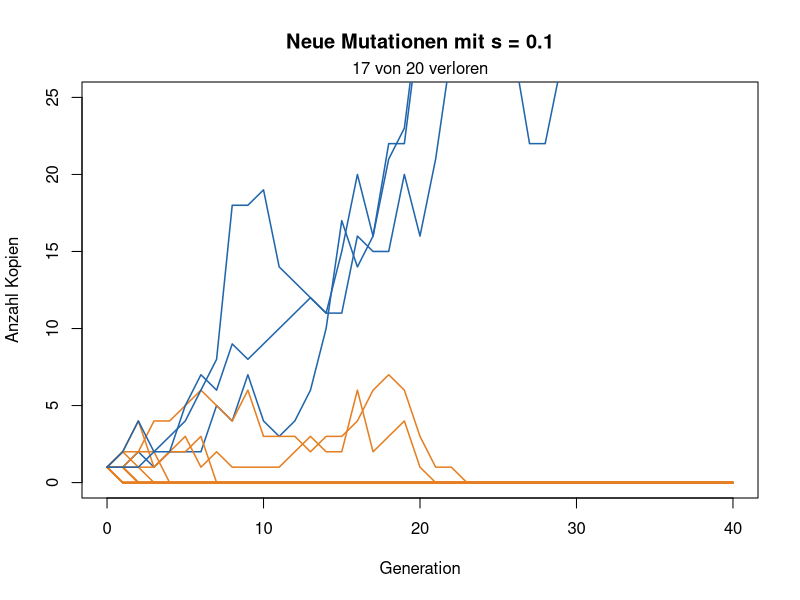
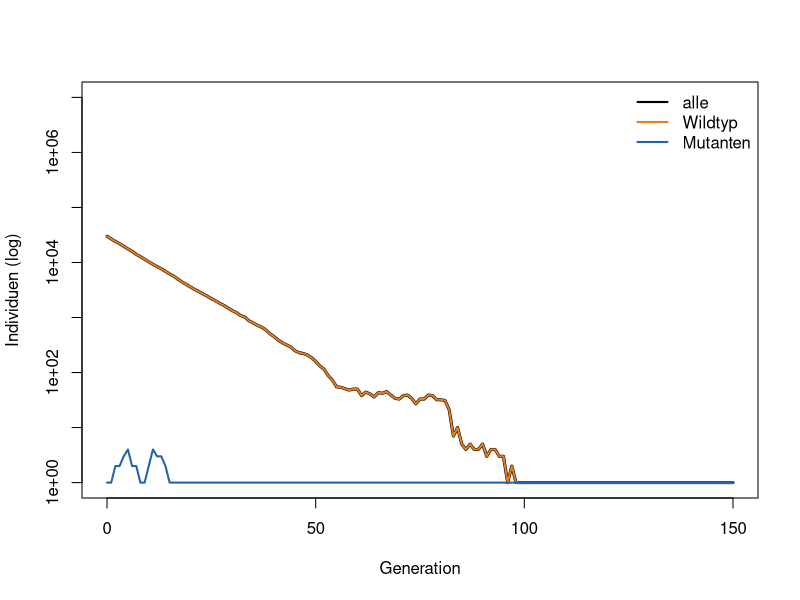
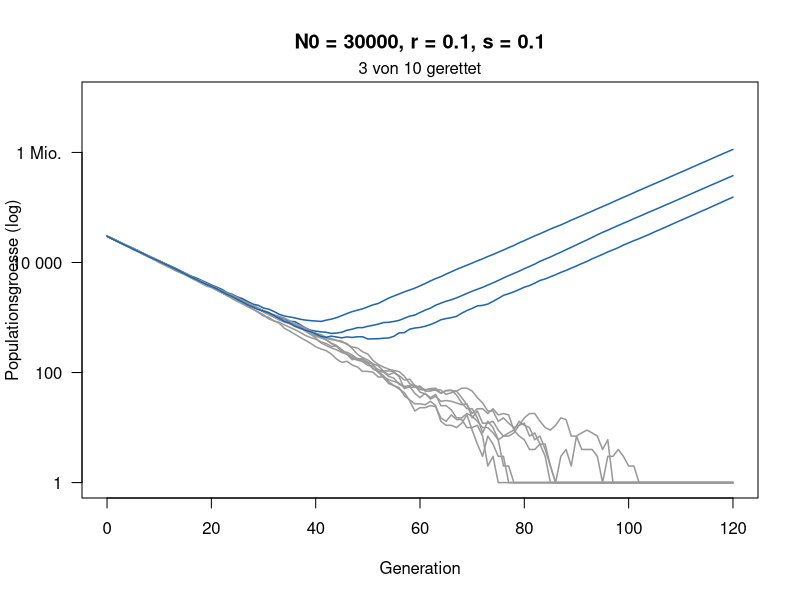
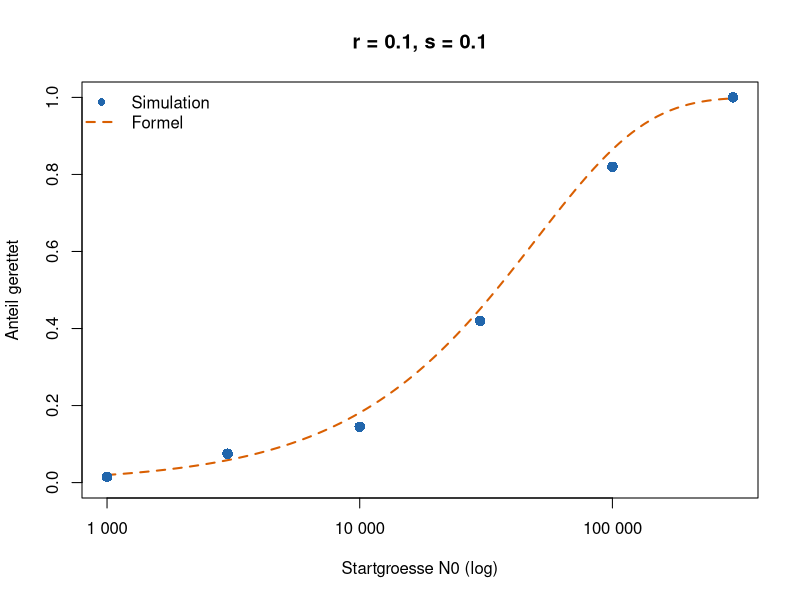
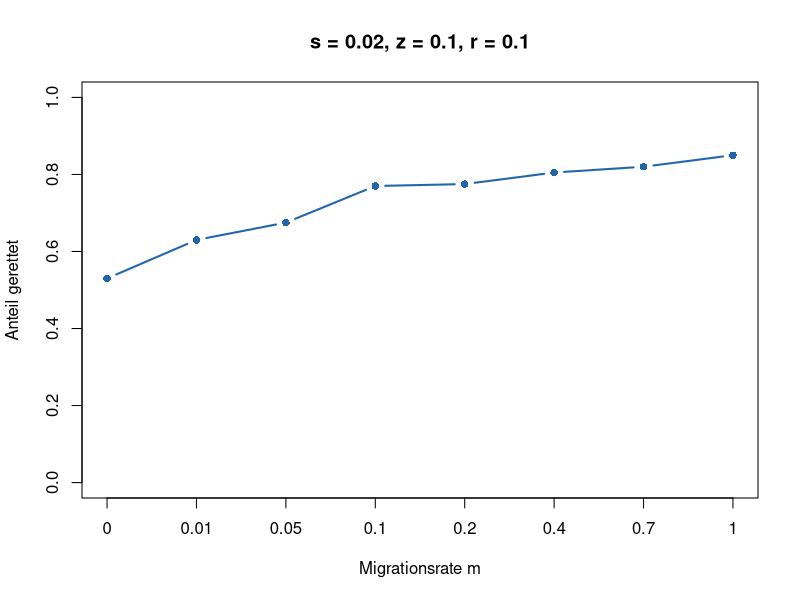
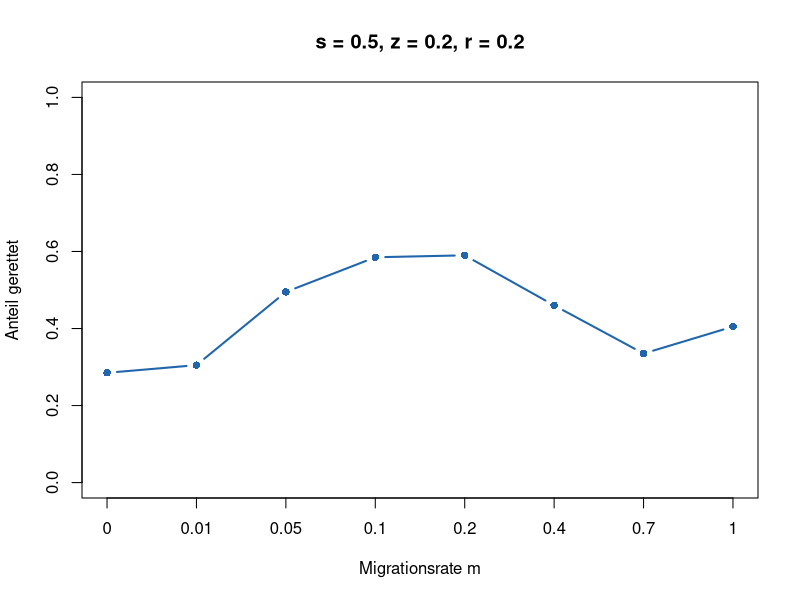

Recreate these plots in R, in order.
## ---- chunk 1
#| code-fold: true
#| code-summary: "Hilfsfunktionen (nicht verändern)"
# Eine Mutation über die Zeit: jede Kopie hat im Mittel 1 + s Nachkommen
linie <- function(s, generationen = 40) {
  n <- numeric(generationen + 1)
  n[1] <- 1
  for (t in seq_len(generationen)) n[t + 1] <- rpois(1, n[t] * (1 + s))
  n
}

zeige_linien <- function(s, anzahl = 20) {
  plot(NA, xlim = c(0, 40), ylim = c(0, 25), xlab = "Generation",
       ylab = "Anzahl Kopien", main = paste("Neue Mutationen mit s =", s))
  verloren <- 0
  for (i in seq_len(anzahl)) {
    n <- linie(s)
    weg <- n[41] == 0
    verloren <- verloren + weg
    lines(0:40, n, col = if (weg) "#e67e22" else "#2166ac", lwd = 1.5)
  }
  mtext(paste(verloren, "von", anzahl, "verloren"), side = 3, line = 0.2)
}

# 1 = etabliert (100 Kopien erreicht), 0 = verloren
schicksal <- function(s, grenze = 100) {
  n <- 1
  while (n > 0 && n < grenze) n <- rpois(1, n * (1 + s))
  as.numeric(n >= grenze)
}

schaetze_etablierung <- function(s, wiederholungen = 2000) {
  mean(replicate(wiederholungen, schicksal(s)))
}

# Eine schrumpfende Population: Wildtyp (1 - r), Mutanten (1 + s)
rettung_lauf <- function(N0, r, s, U = 1e-5, generationen = 120) {
  wt <- N0; mut <- 0
  N <- numeric(generationen + 1); N[1] <- N0
  for (t in seq_len(generationen)) {
    neu <- rbinom(1, wt, U)
    wt <- rpois(1, wt * (1 - r))
    mut <- min(rpois(1, mut * (1 + s)) + neu, 1e7)
    N[t + 1] <- wt + mut
  }
  N
}

zeige_rettung <- function(N0, r, s, anzahl = 10) {
  plot(NA, xlim = c(0, 120), ylim = c(1, 1e7), log = "y", xlab = "Generation",
       ylab = "Populationsgroesse (log)", yaxt = "n",
       main = paste0("N0 = ", N0, ", r = ", r, ", s = ", s))
  axis(2, at = 10^c(0, 2, 4, 6), labels = c("1", "100", "10 000", "1 Mio."), las = 1)
  gerettet <- 0
  for (i in seq_len(anzahl)) {
    N <- rettung_lauf(N0, r, s)
    ok <- N[121] > 0
    gerettet <- gerettet + ok
    lines(0:120, pmax(N, 1), col = if (ok) "#2166ac" else "grey60", lwd = 1.5)
  }
  mtext(paste(gerettet, "von", anzahl, "gerettet"), side = 3, line = 0.2)
}

# 1 = gerettet (1000 Mutanten), 0 = ausgestorben
rettung <- function(N0, r, s, U = 1e-5, grenze = 1000) {
  wt <- N0; mut <- 0
  repeat {
    neu <- rbinom(1, wt, U)
    wt <- rpois(1, wt * (1 - r))
    mut <- rpois(1, mut * (1 + s)) + neu
    if (mut >= grenze) return(1)
    if (wt + mut == 0) return(0)
  }
}

schaetze_rettung <- function(N0, r, s, wiederholungen = 300) {
  mean(replicate(wiederholungen, rettung(N0, r, s)))
}

# Näherung (Orr & Unckless 2014)
formel <- function(N0, r, s, U = 1e-5) round(1 - exp(-2 * N0 * U * s / r), 2)
# Simulation (Punkte) und Formel (Linie) für viele Startgrössen
vergleiche_rettung <- function(r, s, N0_werte = c(1e3, 3e3, 1e4, 3e4, 1e5, 3e5),
                               wiederholungen = 200, U = 1e-5) {
  sim <- sapply(N0_werte, function(N0) schaetze_rettung(N0, r, s, wiederholungen))
  N0_fein <- 10^seq(log10(min(N0_werte)), log10(max(N0_werte)), length.out = 100)
  plot(N0_fein, 1 - exp(-2 * N0_fein * U * s / r), type = "l", lwd = 2, lty = 2,
       col = "#d95f02", log = "x", ylim = c(0, 1), xlab = "Startgroesse N0 (log)",
       ylab = "Anteil gerettet", main = paste0("r = ", r, ", s = ", s), xaxt = "n")
  axis(1, at = c(1e3, 1e4, 1e5), labels = c("1 000", "10 000", "100 000"))
  points(N0_werte, sim, pch = 16, cex = 1.4, col = "#2166ac")
  legend("topleft", c("Simulation", "Formel"), col = c("#2166ac", "#d95f02"),
         pch = c(16, NA), lty = c(NA, 2), lwd = 2, bty = "n")
  invisible(data.frame(N0 = N0_werte, simulation = sim))
}
## ---- chunk 2
#| fig-height: 4.4
#| fig-width: 7.5
zeige_linien(s = 0.1)   # hier s ändern
## ---- chunk 3
schaetze_etablierung(s = 0.1)   # hier s ändern
2 * 0.1                         # Faustregel
2 * 0.1 / (1 + 0.1)             # Verzweigungsprozess, Spielzeugmodell
## ---- chunk 4
#| fig-height: 4.4
#| fig-width: 7.5
N0 <- 30000   # Startgrösse
r  <- 0.1     # Rückgang des Wildtyps pro Generation
s  <- 0.1     # Vorteil der Mutante
U  <- 1e-5    # Mutationsrate
generationen <- 150

# 1. Zustand: ein Platz pro Generation
wt  <- numeric(generationen + 1)
mut <- numeric(generationen + 1)
wt[1]  <- N0
mut[1] <- 0

# 2. und 3.: eine Generation, viele Male
for (t in 1:generationen) {
  neu        <- rbinom(1, wt[t], U)                # neue Mutanten unter den Wildtypen
  wt[t + 1]  <- rpois(1, wt[t] * (1 - r))          # Wildtyp: im Mittel 1 - r Nachkommen
  mut[t + 1] <- rpois(1, mut[t] * (1 + s)) + neu   # Mutanten: im Mittel 1 + s Nachkommen
}

plot(0:generationen, pmax(wt + mut, 1), type = "l", lwd = 3, log = "y",
     xlab = "Generation", ylab = "Individuen (log)", ylim = c(1, 1e7))
lines(0:generationen, pmax(wt, 1),  col = "#e67e22", lwd = 2)
lines(0:generationen, pmax(mut, 1), col = "#2166ac", lwd = 2)
legend("topright", c("alle", "Wildtyp", "Mutanten"), col = c("black", "#e67e22", "#2166ac"),
       lwd = 2, bty = "n")

which(mut > 0)[1] - 1   # in welcher Generation gibt es zum ersten Mal Mutanten?
## ---- chunk 5
ein_lauf <- function(N0, r, s, U = 1e-5) {
  wt <- N0
  mut <- 0
  while (wt + mut > 0 && mut < 1000) {   # solange nicht ausgestorben und nicht gerettet
    neu <- rbinom(1, wt, U)
    wt  <- rpois(1, wt * (1 - r))
    mut <- rpois(1, mut * (1 + s)) + neu
  }
  as.numeric(mut >= 1000)   # 1 = gerettet, 0 = ausgestorben
}

ergebnisse <- replicate(200, ein_lauf(N0 = 30000, r = 0.1, s = 0.1))
sum(ergebnisse)    # wie viele von 200 gerettet?
mean(ergebnisse)   # Anteil: Schätzung der Wahrscheinlichkeit
## ---- chunk 6
#| fig-height: 4.6
#| fig-width: 7.5
zeige_rettung(N0 = 30000, r = 0.1, s = 0.1)   # hier N0 oder r ändern
## ---- chunk 7
#| fig-height: 4.4
#| fig-width: 7.5
set.seed(1)
vergleiche_rettung(r = 0.1, s = 0.1)   # hier r oder s ändern
## ---- chunk 8
zwei_orte <- function(m, s, z, r, K = 5000, theta = 100, U = 2e-5, grenze = 500) {
  wt  <- c(K, K)   # Wildtyp in Ort 1 und Ort 2
  mut <- c(0, 0)   # Mutanten in Ort 1 und Ort 2
  for (t in 1:1000) {
    schlecht <- c(TRUE, t > theta)
    wt  <- rpois(2, wt * ifelse(schlecht, 1 - r, 1))
    if (!schlecht[2]) wt[2] <- K                  # Zuflucht bleibt voll
    neu <- rbinom(2, wt, U)                       # neue Mutanten
    mut <- rpois(2, mut * ifelse(schlecht, 1 + z, 1 - s)) + neu
    weg_wt  <- rbinom(2, wt,  m / 2)              # Migration
    weg_mut <- rbinom(2, mut, m / 2)
    wt  <- wt  - weg_wt  + rev(weg_wt)
    mut <- mut - weg_mut + rev(weg_mut)
    if (sum(mut) >= grenze) return(1)             # gerettet
    if (sum(wt) + sum(mut) == 0) return(0)        # ausgestorben
  }
  0
}
## ---- chunk 9
#| code-fold: true
#| code-summary: "Abbildung (nicht verändern)"
zeige_migration <- function(s, z, r, wiederholungen = 200) {
  m_werte <- c(0, 0.01, 0.05, 0.1, 0.2, 0.4, 0.7, 1)
  p <- sapply(m_werte, function(m) mean(replicate(wiederholungen, zwei_orte(m, s, z, r))))
  plot(seq_along(m_werte), p, type = "b", pch = 16, lwd = 2, col = "#2166ac",
       ylim = c(0, 1), xaxt = "n", xlab = "Migrationsrate m", ylab = "Anteil gerettet",
       main = paste0("s = ", s, ", z = ", z, ", r = ", r))
  axis(1, at = seq_along(m_werte), labels = m_werte)
  invisible(data.frame(m = m_werte, gerettet = p))
}
## ---- chunk 10
#| fig-height: 4
#| fig-width: 7.5
set.seed(1)
zeige_migration(s = 0.02, z = 0.1, r = 0.1)   # billige Mutante
## ---- chunk 11
#| fig-height: 4
#| fig-width: 7.5
set.seed(1)
zeige_migration(s = 0.5, z = 0.2, r = 0.2)    # teure Mutante: bitte s ändern
